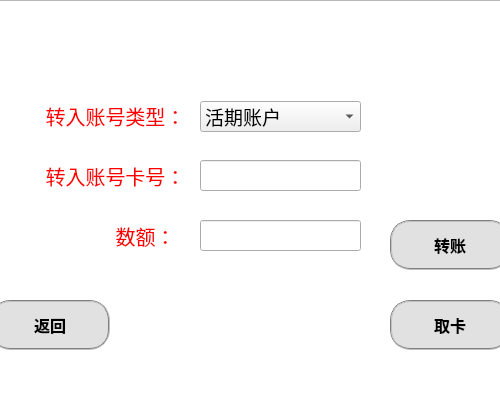
<?xml version="1.0" encoding="UTF-8"?>
<ui version="4.0">
 <class>transfer</class>
 <widget class="QWidget" name="transfer">
  <property name="geometry">
   <rect>
    <x>0</x>
    <y>0</y>
    <width>500</width>
    <height>400</height>
   </rect>
  </property>
  <property name="windowTitle">
   <string>Transfer</string>
  </property>
  <property name="styleSheet">
   <string notr="true">#transfer{background-color: rgb(52, 80, 164);border-top-left-radius:15px;border-top-right-radius:5px;border-bottom-left-radius:15px;border-bottom-right-radius:5px}
</string>
  </property>
  <widget class="QLabel" name="label">
   <property name="geometry">
    <rect>
     <x>20</x>
     <y>100</y>
     <width>191</width>
     <height>31</height>
    </rect>
   </property>
   <property name="font">
    <font>
     <family>微软雅黑</family>
     <pointsize>15</pointsize>
    </font>
   </property>
   <property name="styleSheet">
    <string notr="true">color:rgb(255, 0, 0)</string>
   </property>
   <property name="text">
    <string>转入账号类型：</string>
   </property>
   <property name="alignment">
    <set>Qt::AlignCenter</set>
   </property>
  </widget>
  <widget class="QPushButton" name="card_out_btn">
   <property name="geometry">
    <rect>
     <x>390</x>
     <y>300</y>
     <width>120</width>
     <height>50</height>
    </rect>
   </property>
   <property name="font">
    <font>
     <family>微软雅黑</family>
     <pointsize>12</pointsize>
     <weight>75</weight>
     <bold>true</bold>
    </font>
   </property>
   <property name="styleSheet">
    <string notr="true">QPushButton{border:2px groove gray;border-radius:20px;padding:2px 4px;background-color: rgb(225, 225, 225);}
QPushButton:hover{background-color: rgb(14, 122, 255);border:none;color:rgb(255, 255, 255);}
QPushButton:checked{background-color: rgb(20, 62, 134);border:none;color:rgb(255, 255, 255);}</string>
   </property>
   <property name="text">
    <string>取卡</string>
   </property>
  </widget>
  <widget class="QLabel" name="label_2">
   <property name="geometry">
    <rect>
     <x>100</x>
     <y>220</y>
     <width>91</width>
     <height>31</height>
    </rect>
   </property>
   <property name="font">
    <font>
     <family>微软雅黑</family>
     <pointsize>15</pointsize>
    </font>
   </property>
   <property name="styleSheet">
    <string notr="true">color:rgb(255, 0, 0)</string>
   </property>
   <property name="text">
    <string>数额：</string>
   </property>
   <property name="alignment">
    <set>Qt::AlignCenter</set>
   </property>
  </widget>
  <widget class="QPushButton" name="return_btn">
   <property name="geometry">
    <rect>
     <x>-10</x>
     <y>300</y>
     <width>120</width>
     <height>50</height>
    </rect>
   </property>
   <property name="font">
    <font>
     <family>微软雅黑</family>
     <pointsize>12</pointsize>
     <weight>75</weight>
     <bold>true</bold>
    </font>
   </property>
   <property name="styleSheet">
    <string notr="true">QPushButton{border:2px groove gray;border-radius:20px;padding:2px 4px;background-color: rgb(225, 225, 225);}
QPushButton:hover{background-color: rgb(14, 122, 255);border:none;color:rgb(255, 255, 255);}
QPushButton:checked{background-color: rgb(20, 62, 134);border:none;color:rgb(255, 255, 255);}</string>
   </property>
   <property name="text">
    <string>返回</string>
   </property>
  </widget>
  <widget class="QPushButton" name="transfer_btn">
   <property name="geometry">
    <rect>
     <x>390</x>
     <y>220</y>
     <width>120</width>
     <height>50</height>
    </rect>
   </property>
   <property name="font">
    <font>
     <family>微软雅黑</family>
     <pointsize>12</pointsize>
     <weight>75</weight>
     <bold>true</bold>
    </font>
   </property>
   <property name="styleSheet">
    <string notr="true">QPushButton{border:2px groove gray;border-radius:20px;padding:2px 4px;background-color: rgb(225, 225, 225);}
QPushButton:hover{background-color: rgb(14, 122, 255);border:none;color:rgb(255, 255, 255);}
QPushButton:checked{background-color: rgb(20, 62, 134);border:none;color:rgb(255, 255, 255);}</string>
   </property>
   <property name="text">
    <string>转账</string>
   </property>
  </widget>
  <widget class="QLineEdit" name="amount">
   <property name="geometry">
    <rect>
     <x>200</x>
     <y>220</y>
     <width>161</width>
     <height>31</height>
    </rect>
   </property>
   <property name="font">
    <font>
     <family>微软雅黑</family>
     <pointsize>14</pointsize>
    </font>
   </property>
   <property name="styleSheet">
    <string notr="true"/>
   </property>
  </widget>
  <widget class="QLabel" name="label_3">
   <property name="geometry">
    <rect>
     <x>20</x>
     <y>160</y>
     <width>191</width>
     <height>31</height>
    </rect>
   </property>
   <property name="font">
    <font>
     <family>微软雅黑</family>
     <pointsize>15</pointsize>
    </font>
   </property>
   <property name="styleSheet">
    <string notr="true">color:rgb(255, 0, 0)</string>
   </property>
   <property name="text">
    <string>转入账号卡号：</string>
   </property>
   <property name="alignment">
    <set>Qt::AlignCenter</set>
   </property>
  </widget>
  <widget class="QLineEdit" name="amount_2">
   <property name="geometry">
    <rect>
     <x>200</x>
     <y>160</y>
     <width>161</width>
     <height>31</height>
    </rect>
   </property>
   <property name="font">
    <font>
     <family>微软雅黑</family>
     <pointsize>14</pointsize>
    </font>
   </property>
   <property name="styleSheet">
    <string notr="true"/>
   </property>
  </widget>
  <widget class="QComboBox" name="to_cb">
   <property name="geometry">
    <rect>
     <x>200</x>
     <y>101</y>
     <width>161</width>
     <height>31</height>
    </rect>
   </property>
   <property name="font">
    <font>
     <family>微软雅黑</family>
     <pointsize>14</pointsize>
    </font>
   </property>
   <property name="styleSheet">
    <string notr="true"/>
   </property>
   <item>
    <property name="text">
     <string>活期账户</string>
    </property>
   </item>
   <item>
    <property name="text">
     <string>定期账户</string>
    </property>
   </item>
   <item>
    <property name="text">
     <string>信用卡账户</string>
    </property>
   </item>
   <item>
    <property name="text">
     <string/>
    </property>
   </item>
  </widget>
  <widget class="QListView" name="listView">
   <property name="geometry">
    <rect>
     <x>-10</x>
     <y>0</y>
     <width>511</width>
     <height>421</height>
    </rect>
   </property>
   <property name="styleSheet">
    <string notr="true">border-image:url(:/back/back.png)</string>
   </property>
  </widget>
  <zorder>listView</zorder>
  <zorder>label</zorder>
  <zorder>card_out_btn</zorder>
  <zorder>label_2</zorder>
  <zorder>return_btn</zorder>
  <zorder>transfer_btn</zorder>
  <zorder>amount</zorder>
  <zorder>label_3</zorder>
  <zorder>amount_2</zorder>
  <zorder>to_cb</zorder>
 </widget>
 <resources>
  <include location="hnu.qrc"/>
 </resources>
 <connections/>
</ui>
